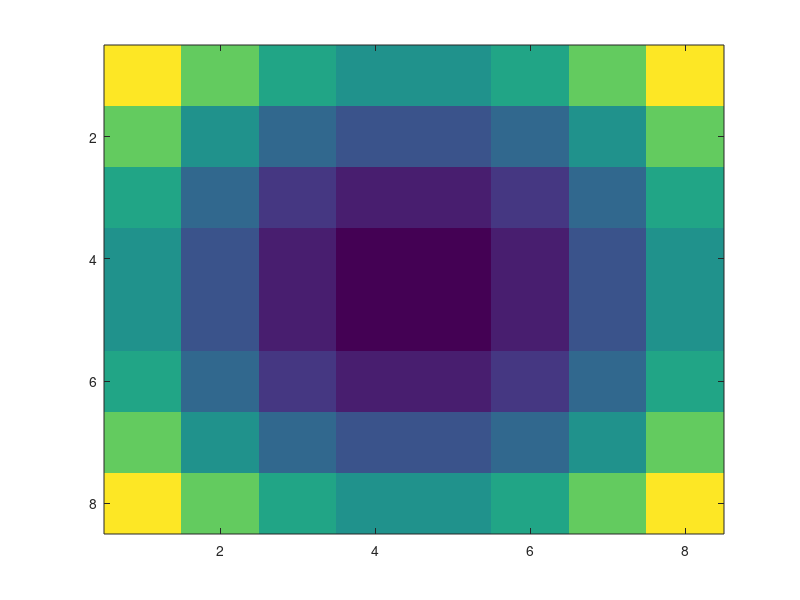

Source code (MATLAB):
clear all

x = -0.00875:0.0025:0.00875;
y=x;
[X,Y] = meshgrid(x,y);
z=0.075;
R=sqrt(X.^2+Y.^2);
d = sqrt(R.^2+z^2)

imagesc(d)
